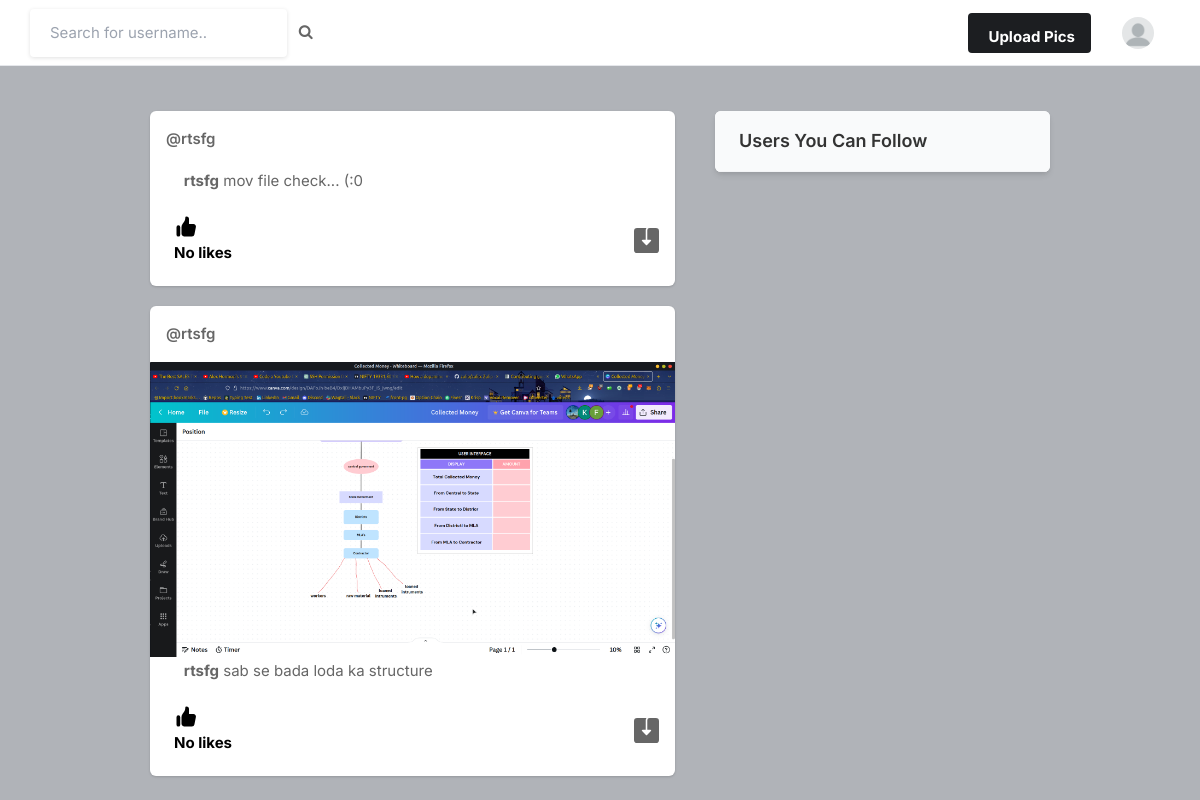
Screenshot of / (signed in) with the database file from the repository.
### mainApp/models.py (models this page shows, shortened)
class Profile(models.Model):
    user = models.ForeignKey(User, on_delete=models.CASCADE)
    id_user = models.IntegerField()
    proflieImg = models.ImageField(upload_to='profile_images', default='blank-profile-picture.png')
    bio = models.TextField(blank=True)
    location = models.CharField(max_length=100, blank=True)
    following = models.ManyToManyField('self', related_name='followers', blank=True)
    followers = models.ManyToManyField('self', related_name='following', blank=True)

class Post(models.Model):
    id = models.UUIDField(primary_key=True, default= uuid.uuid4)
    user = models.ForeignKey(User, on_delete=models.CASCADE, default=None)
    captions = models.TextField(max_length=200)
    image = models.ImageField(upload_to='post_images/')
    no_of_likes = models.IntegerField(default=0)
    date_of_upload = models.TimeField(default=datetime.now) # type: ignore

### mainApp/views.py (the view)
# urls.py: path('', views.index, name="index"),
@login_required(login_url='/signup/')
def index(request):
    try:
        user = User.objects.get(username=request.user.username)
        user_profile = Profile.objects.get(user=user)
    except Profile.DoesNotExist:
        user_profile = Profile(user=request.user)
    posts = Post.objects.all()
    context = {'user_profile':user_profile, 'posts':posts}
    return render(request, "index.html", context=context)

### templates/index.html (shortened to what this page needs)
{% load static %}
<!DOCTYPE html>
<html lang="en">
<head>
    <link rel="stylesheet" href="{% static 'assets/css/icons.css' %}">
    <link rel="stylesheet" href="{% static 'assets/css/uikit.css' %}">
    <link rel="stylesheet" href="{% static 'assets/css/style.css' %}">
    <link rel="stylesheet" href="{% static 'assets/css/tailwind.css' %}">
    <link rel="stylesheet" href="https://cdnjs.cloudflare.com/ajax/libs/font-awesome/4.7.0/css/font-awesome.min.css">
</head>
<body>
            <header>
                <div class="header_inner">
                    <form action="/search" method="POST">
                    <div class="left-side">
                            <input type="text" name="username" placeholder="Search for username..">&nbsp; &nbsp;
                            <button type="submit"><i class="fa fa-search fa-1x"></i></button>
                    </div>
                    </form>
                    <div class="right-side lg:pr-4">
                        <a href="#"
                            class="bg-pink-500 flex font-bold hidden hover:bg-pink-600 hover:text-white inline-block items-center lg:block max-h-10 mr-4 px-4 py-2 rounded shado text-white">
                              Upload Pics
                        </a>
                        <a href="#">
                            <img src="{{ user_profile.proflieImg.url }}" class="header-avatar" alt="">
                        </a>
                    </div>
                </div>
            </header>
            <div class="container m-auto">
                <div class="lg:flex justify-center lg:space-x-10 lg:space-y-0 space-y-5">
                    <div class="space-y-5 flex-shrink-0 lg:w-7/12">
                        {% for post in posts reversed %}
                        <div class="bg-white shadow rounded-md  -mx-2 lg:mx-0">
                            <div class="flex justify-between items-center px-4 py-3">
                                <div class="flex flex-1 items-center space-x-4">
                                    <span class="block font-semibold "><a href="/profile/{{post.user}}">@{{post.user}}</a></span>
                                </div>
                              <div>
                                <a href="#"> <i class="icon-feather-more-horizontal text-2xl hover:bg-gray-200 rounded-full p-2 transition -mr-1 "></i> </a>
                              </div>
                            </div>
                            <div uk-lightbox>
                                <a href="{{post.image.url}}">
                                    <img src="{{post.image.url}}" alt="">
                                </a>
                            </div>
                            <p>
                                <a href="/profile/{{post.user}}">&nbsp;&nbsp;&nbsp;&nbsp;&nbsp;&nbsp;&nbsp;&nbsp;<strong>{{post.user}}</strong></a> {{post.captions}}
                            </p>
                            <div class="py-3 px-4 space-y-3">
                                <div class="flex space-x-4 lg:font-bold">
                                    <a href="/like-post?post_id={{post.id}}" class="flex items-center space-x-2">
                                        <div class="p-2 rounded-full text-black">
                                            {% if post.no_of_likes == 0 %}
                                            <p>No likes</p>
                                            {% elif post.no_of_likes == 1 %}
                                            <p>Liked by {{post.no_of_likes}} person</p>
                                            {% else %}
                                            <p>Liked by {{post.no_of_likes}} people</p>
                                            {% endif %}
                                        </div>
                                    </a>
                                    <a href="{{post.image.url}}" class="flex items-center space-x-2 flex-1 justify-end" download>
                                    </a>
                                </div>
                            </div>
                        </div>
                        {% endfor %}
                    </div>
                    <div class="lg:w-5/12">
                        <div class="bg-white  shadow-md rounded-md overflow-hidden">
                            <div class="bg-gray-50  border-b border-gray-100 flex items-baseline justify-between py-4 px-6 ">
                                <h2 class="font-semibold text-lg">Users You Can Follow</h2>
                            </div>
                        </div>
                    </div>
                </div>
            </div>
</body>
</html>

### static/assets/css/style.css (style rules this page uses)
body { background-color: #B0B3B8!important; }
button { vertical-align: middle; }
input { height: 48px; line-height: 48px; padding: 0 20px; outline: none; font-size: 15px; color: #808080; max-width: 100%; width: 100%; -webkit-box-sizing: border-box; box-sizing: border-box; display: block; font-weight: 400; opacity: 1; border-radius: 4px; border: none; -webkit-box-shadow: 0 1px 4px 0px rgba(0, 0, 0, 0.12); box-shadow: 0 1px 4px 0px rgba(0, 0, 0, 0.12); }
input[type="text"], input[type="password"], input[type="email"], input[type="number"] { height: 48px; line-height: 48px; padding: 0 20px; outline: none; font-size: 15px; color: #808080; max-width: 100%; width: 100%; -webkit-box-sizing: border-box; box-sizing: border-box; display: block; font-weight: 400; opacity: 1; border-radius: 4px; border: none; -webkit-box-shadow: 0 1px 4px 0px rgba(0, 0, 0, 0.12); box-shadow: 0 1px 4px 0px rgba(0, 0, 0, 0.12); }
input { -webkit-transition: all 0.1s ease-in-out; transition: all 0.1s ease-in-out; }
::placeholder { color: #808080; opacity: 1; }
button { border: none; margin: 0; padding: 0; width: auto; overflow: visible; background: transparent; color: inherit; font: inherit; line-height: normal; cursor: pointer; }
a { color: #be185d; -webkit-transition: 0.3s; transition: 0.3s; outline: none !important; }
button { outline: none !important; }
img { max-width: 100%; }
body { color: #666; font-size: 15px; line-height: 27px; background-color: #f0f2f5; font-family: "Inter", sans-serif; text-transform: none; }
body p { font-size: 15px; line-height: 27px; }
h1, h2, h3, h4, h5, h6 { font-family: "Inter", sans-serif; text-transform: none; }
input[type="text"], input[type="password"], input[type="email"] { font-family: "Inter", sans-serif; text-transform: none; }
button, body .pac-container { font-family: "Inter", sans-serif; text-transform: none; }
h1, h2, h3, h4, h5, h6 { color: #333; font-weight: 500; margin: 0; padding: 0; }
h2 { font-size: 26px; }
b, strong { font-weight: 700 !important; }
@media (min-width: 1024px) { .container { max-width: 900px !important; padding-top: 45px; } }
header { background-color: #fff; left: 0; right: 0; top: 0; z-index: 99; height: 66px; display: -webkit-box; display: -ms-flexbox; display: flex; -webkit-box-align: center; -ms-flex-align: center; align-items: center; border-bottom: 1px solid #e5e7eb; }
header .header_inner { display: -webkit-box; display: -ms-flexbox; display: flex; -webkit-box-align: center; -ms-flex-align: center; align-items: center; max-width: 1090px; margin: auto; width: 100%; max-width: 100% !important; padding: 0 30px; }
header .header_inner .left-side { display: -webkit-box; display: -ms-flexbox; display: flex; -webkit-box-align: center; -ms-flex-align: center; align-items: center; }
header .header_inner .right-side { display: -webkit-box; display: -ms-flexbox; display: flex; -webkit-box-align: center; -ms-flex-align: center; align-items: center; -webkit-box-pack: end; -ms-flex-pack: end; justify-content: flex-end; margin-left: auto; }
header .header_inner .right-side .header-avatar { width: 32px; height: 32px; border-radius: 100%; margin-left: 15px; }

### rows the page displays
Profile: proflieImg (placeholder picture)
Post: user "rtsfg", captions "mov file check... (:0", no_of_likes "No likes"
Post: user "rtsfg", image (picture), captions "sab se bada loda ka structure", no_of_likes "No likes"
